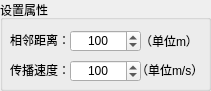
   <widget class="QGroupBox" name="attribute">
    <property name="geometry">
     <rect>
      <x>500</x>
      <y>158</y>
      <width>211</width>
      <height>91</height>
     </rect>
    </property>
    <property name="autoFillBackground">
     <bool>true</bool>
    </property>
    <property name="title">
     <string>设置属性</string>
    </property>
    <widget class="QSpinBox" name="inputDis">
     <property name="geometry">
      <rect>
       <x>70</x>
       <y>30</y>
       <width>71</width>
       <height>22</height>
      </rect>
     </property>
     <property name="alignment">
      <set>Qt::AlignCenter</set>
     </property>
     <property name="minimum">
      <number>1</number>
     </property>
     <property name="maximum">
      <number>99999</number>
     </property>
     <property name="value">
      <number>100</number>
     </property>
    </widget>
    <widget class="QSpinBox" name="inputSpd">
     <property name="geometry">
      <rect>
       <x>70</x>
       <y>60</y>
       <width>71</width>
       <height>22</height>
      </rect>
     </property>
     <property name="alignment">
      <set>Qt::AlignCenter</set>
     </property>
     <property name="minimum">
      <number>1</number>
     </property>
     <property name="maximum">
      <number>99999</number>
     </property>
     <property name="value">
      <number>100</number>
     </property>
    </widget>
    <widget class="QLabel" name="label_25">
     <property name="geometry">
      <rect>
       <x>10</x>
       <y>30</y>
       <width>61</width>
       <height>20</height>
      </rect>
     </property>
     <property name="text">
      <string>相邻距离：</string>
     </property>
    </widget>
    <widget class="QLabel" name="label_26">
     <property name="geometry">
      <rect>
       <x>10</x>
       <y>60</y>
       <width>61</width>
       <height>20</height>
      </rect>
     </property>
     <property name="text">
      <string>传播速度：</string>
     </property>
    </widget>
    <widget class="QLabel" name="label_27">
     <property name="geometry">
      <rect>
       <x>140</x>
       <y>33</y>
       <width>58</width>
       <height>16</height>
      </rect>
     </property>
     <property name="text">
      <string>（单位m）</string>
     </property>
    </widget>
    <widget class="QLabel" name="label_28">
     <property name="geometry">
      <rect>
       <x>136</x>
       <y>62</y>
       <width>71</width>
       <height>16</height>
      </rect>
     </property>
     <property name="text">
      <string>（单位m/s）</string>
     </property>
    </widget>
   </widget>
